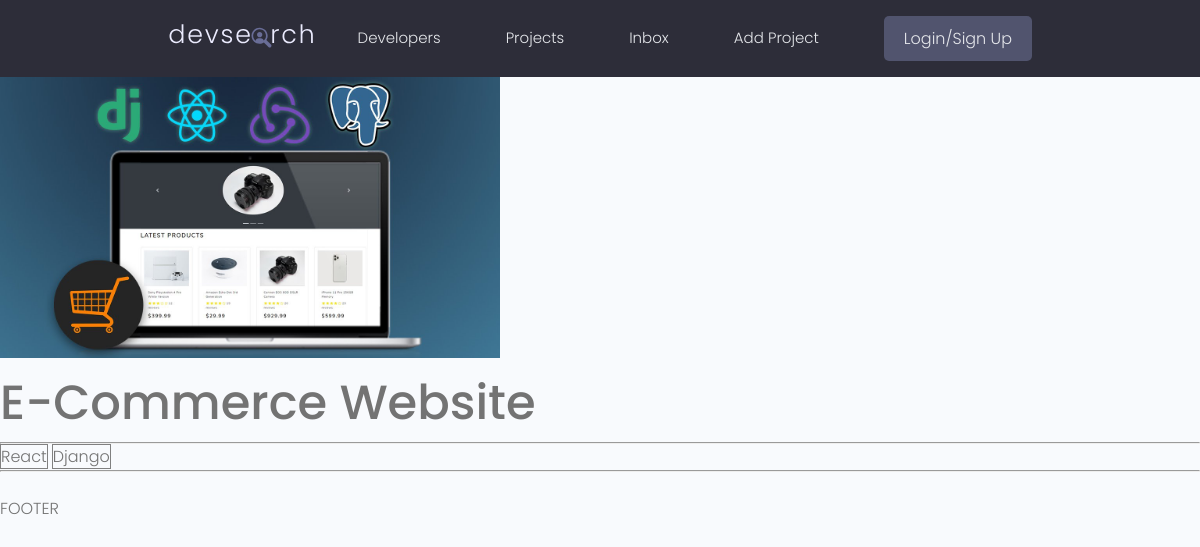
Screenshot of /project/50212e87-dcc3-48db-b8c5-934ce27859b1/ with the database file from the repository.
### projects/models.py (models this page shows, shortened)
class Project(models.Model):
    title = models.CharField(max_length=200)
    description = models.TextField(null=True, blank=True)
    featured_image = models.ImageField(null=True, blank=True, default='default.jpg')
    demo_link = models.CharField(max_length=2000, null=True, blank=True)
    source_link = models.CharField(max_length=2000, null=True, blank=True)
    tags = models.ManyToManyField('Tag', blank=True)
    vote_total = models.IntegerField(default=0, null=True, blank=True)
    vote_ratio = models.IntegerField(default=0, null=True, blank=True)
    created = models.DateTimeField(auto_now_add=True)
    id = models.UUIDField(default=uuid.uuid4, unique=True, primary_key=True, editable=False)

class Tag(models.Model):
    name = models.CharField(max_length=200)
    created = models.DateTimeField(auto_now_add=True)
    id = models.UUIDField(default=uuid.uuid4, unique=True, primary_key=True, editable=False)
    def __str__(self):
        return self.name

### projects/views.py (the view)
# urls.py: path('project/<str:pk>/', views.project, name="project"),
def project(request, pk):
    project_obj = Project.objects.get(id=pk)
    return render(request, 'projects/single-project.html', {'project_obj': project_obj})

### projects/templates/projects/single-project.html (shortened to what this page needs)
{% extends 'main.html' %}
{% block content %}
    <img style="max-width: 500px;" src="{{ project_obj.featured_image.url }}">
    <h1>{{ project_obj.title }}</h1>
    <hr>
    {% for tag in project_obj.tags.all %}
        <span style="border:1px solid grey">{{ tag }}</span>
    {% endfor %}
    <hr>
    <br>
{% endblock %}

### static/styles/app.css (style rules this page uses)
:root { --color-sub: #2d2d39; }
img { width: 100%; }

### static/uikit/styles/modules/_variables.css (style rules this page uses)
:root { --color-main: #5aa5b9; --color-main-light: #e6faff; --color-sub: #3f4156; --color-sub-light: #51546e; --color-sub-lighter: #ededfd; --color-text: #737373; --color-gray: #8b8b8b; --color-light: #e5e7eb; --color-light-gray: #767676; --color-bg: #f8fafd; --color-white: #fffefd; --color-white-light: #f3f3f3; --color-success: #359e64; --color-success-bg: #def8e8; --color-error: #fc4b0b; --color-error-bg: #fff2ee; --font-base: 'Poppins', arial, helvetica, 'Segoe UI', roboto, ubuntu, sans-serif; --font-monospace: 'Fira Code', 'Courier New', courier, monospace; --font-regular: 300; --font-medium: 500; --font-bold: 700; --generic-shadow: 1px 1px 5px #00000010; --generic-transition: all 0.3s ease-in-out; }

### static/uikit/styles/modules/_base.css (style rules this page uses)
* { margin: 0; padding: 0; box-sizing: border-box; text-rendering: optimizeLegibility; color: inherit; font-size: inherit; }
html { font-size: 50%; }
@media only screen and (min-width: 480px) { html { font-size: 56.25%; } }
@media only screen and (min-width: 1200px) { html { font-size: 62.5%; } }
body { line-height: 1.6; font-weight: 400; font-size: 1.5rem; color: var(--color-text); background-color: var(--color-bg); min-height: 100vh; }

### static/uikit/styles/modules/_typography.css (style rules this page uses)
* { font-family: var(--font-base); }
h1 { font-size: 4.8rem; font-weight: var(--font-medium); }
p, span, strong { font-size: 1.6rem; color: var(--color-text); font-weight: var(--font-regular); }

### rows the page displays
Project: featured_image (picture), title "E-Commerce Website"
Tag: name "React"
Tag: name "Django"
